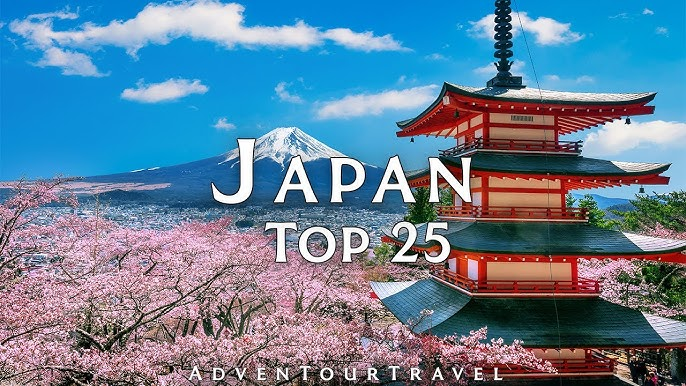
#> input picture japan.jpg, 686 x 386 px
$ python 2_maxsus.py
#> lines starting #> are read from the running program, lines starting #| are printed output that depends on the picture
# -*- coding: utf-8 -*-
"""2-maxsus.ipynb

Automatically generated by Colab.

Original file is located at
    https://colab.research.google.com/drive/1XsmnIq-EeI0gzP-EL83x4O0BelxnHyWR
"""

from PIL import Image
import matplotlib.pyplot as plt


file_paths = ["japan.jpg", "rasm.png", "sher.jpeg"]

plt.figure(figsize=(15, 5))
for i, file_path in enumerate(file_paths):
    img = Image.open(file_path)
#> img is the input picture: PIL image 686x386 RGB; mean R, G, B 100.1, 129.5, 153.6

    img_gray = img.convert("L")
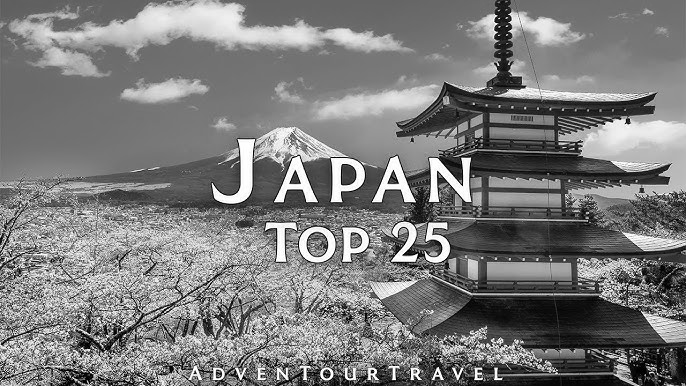
#> img_gray: PIL image 686x386 L; min 0, max 255, mean 123.4
#> (the run stopped early here; a loop or call above may not have finished)
